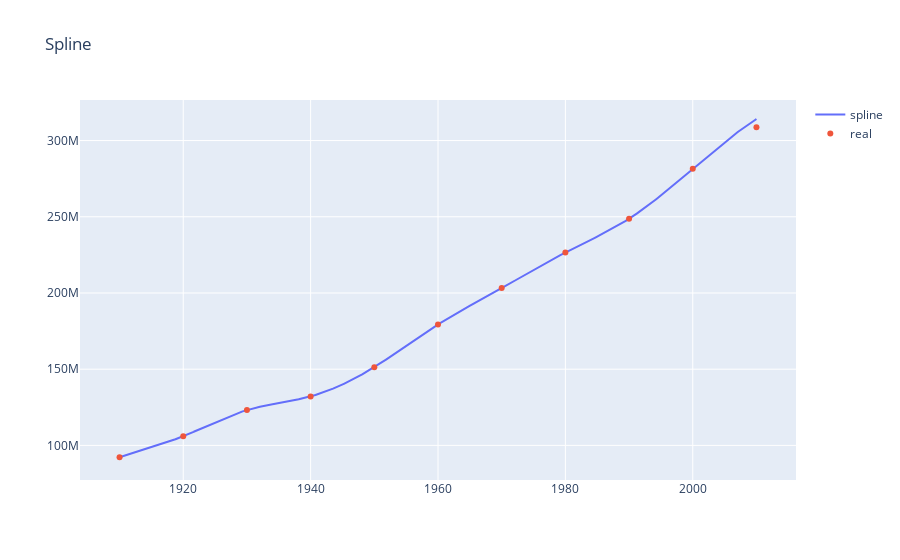

This figure's notebook cell:
### Markdown cell above
## Spline

### Code cell
def spline_cubic_natural(x, y):
    """
        only for len(x)=len(y)>3
    """
    x = np.asanyarray(x, dtype=float)
    y = np.asanyarray(y, dtype=float)
    if not isinstance(x, np.ndarray) or not isinstance(y, np.ndarray):
        raise TypeError("x or y can't be converted to np array")
    n = len(x)
    assert n == len(y)
    a = y
    h = np.concatenate([[np.NaN],x[1:]-x[:-1]] )
    mat = np.zeros((n, n))
    b = np.zeros(n)
    mat[0,0]=1
    mat[-1,-1]=1
    for i in range(1, n-1):
        mat[i, i-1] = h[i]
        mat[i, i] = 2*(h[i] + h[i+1])
        mat[i, i+1] = h[i+1]
        b[i] = 3*((a[i+1]-a[i])/h[i+1] - (a[i]-a[i-1])/h[i])
    c = utils.solve_gauss(mat, b)
    d = (c[1:]-c[:-1])/3/h[1:]
    b = (a[1:]-a[:-1])/h[1:] - (c[1:]+2*c[:-1])/3*h[1:]
    return PPoly([d,c[:-1],b,a[:-1]], x)

res = spline_cubic_natural(x, y)
print(f'at x={check_x}, pred_y = {res(check_x)}, real = {check_y}, '
      f'pred_y/real = {res(check_x)/check_y}')

xval = np.linspace(x[0], check_x, 10000)
yval = res(xval)
go.Figure().add_traces(go.Scatter(x=xval, y=yval, name='spline')).add_traces(
    go.Scatter(x=list(x)+[check_x], y=list(y)+[check_y], 
               fillcolor='orange', name='real', mode='markers')).update_layout(title='Spline')

### Figure 1 — Plotly figure (JSON) as saved in the notebook; plotly's stock layout.template omitted (floating-point values rounded to 4 significant figures; data arrays with more than 128 entries replaced by an {"elided": "..."} marker saying what was removed)
{"data": [{"name": "spline", "type": "scatter", "x": {"elided": "10000 float values"}, "y": {"elided": "10000 float values"}}, {"fillcolor": "orange", "mode": "markers", "name": "real", "type": "scatter", "x": [1910, 1920, 1930, 1940, 1950, 1960, 1970, 1980, 1990, 2000, 2010], "y": [92228496, 106021537, 123202624, 132164569, 151325798, 179323175, 203211926, 226545805, 248709873, 281421906, 308745538]}], "layout": {"title": {"text": "Spline"}}}
